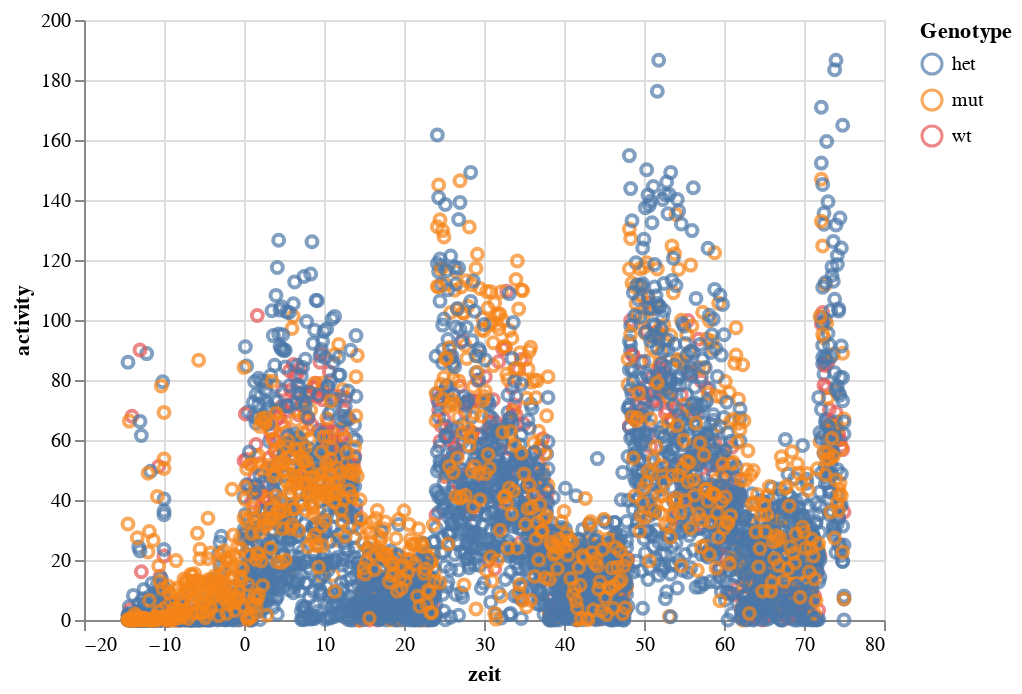

Notebook cell for this chart:
### Code cell
#Make Scatter Plot of Activity versus Zeitgeber Time for Each Genotype over the course of days 4-8
alt.Chart(df_small
    ).mark_point(
    ).encode(
        x='zeit:Q',
        y='activity:Q',
        color=alt.Color('genotype:N', title='Genotype')
)

### Figure 1 — Vega-Lite specification as saved in the notebook (floating-point values rounded to 4 significant figures; data arrays with more than 128 entries replaced by an {"elided": "..."} marker saying what was removed)
{"$schema": "https://vega.github.io/schema/vega-lite/v3.4.0.json", "config": {"mark": {"tooltip": null}, "view": {"height": 300, "width": 400}}, "data": {"name": "data-bb630d3bc1a968c7389a4036a4fa175c"}, "datasets": {"data-bb630d3bc1a968c7389a4036a4fa175c": {"elided": "5000 records"}}, "encoding": {"color": {"field": "genotype", "title": "Genotype", "type": "nominal"}, "x": {"field": "zeit", "type": "quantitative"}, "y": {"field": "activity", "type": "quantitative"}}, "mark": "point"}
